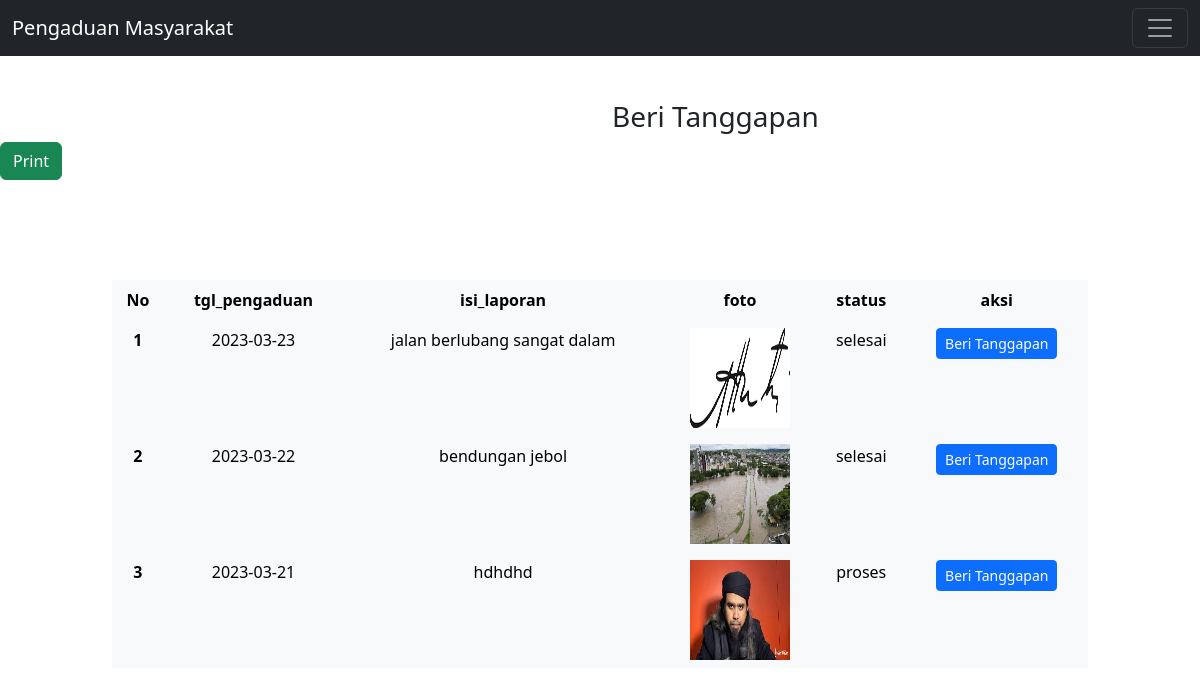
The app's page /ujikom2023/admin/beri_tanggapan.php with its own data.
### tables this page shows
CREATE TABLE `pengaduan` (
  `id_pengaduan` int(11) NOT NULL,
  `tgl_pengaduan` date NOT NULL,
  `nik` int(16) NOT NULL,
  `isi_laporan` text NOT NULL,
  `foto` varchar(255) NOT NULL,
  `status` varchar(30) NOT NULL
);

### ujikom2023/admin/beri_tanggapan.php (the view, shortened to what this page needs)
<?php
$db = mysqli_connect("localhost","root","","pengaduanmasyarakat");
$result = mysqli_query($db, "SELECT * FROM pengaduan");
?>
<!doctype html>
<html lang="en">
  <head>
    <link href="https://cdn.jsdelivr.net/npm/bootstrap@5.3.0-alpha1/dist/css/bootstrap.min.css" rel="stylesheet">
  </head>
    <nav class="navbar navbar-dark bg-dark fixed-top">
  <div class="container-fluid">
    <a class="navbar-brand" href="index.php">Pengaduan Masyarakat</a>
    <button class="navbar-toggler" type="button" data-bs-toggle="offcanvas" data-bs-target="#offcanvasDarkNavbar" aria-controls="offcanvasDarkNavbar">
      <span class="navbar-toggler-icon"></span>
    </button>
</nav>
<body>
<div class="row align-items-center" style="margin-left: 600px; margin-right: 200px; margin-top: 100px;">
<h3>Beri Tanggapan</h3>
</div>
<div id="container_button">
<button class="btn btn-success" id="button_print">Print</button>
<div class="row align-items-center" style="margin-left: 100px; margin-right: 100px; margin-top: 100px;">
  <div class="d-grip gap-2 col-12">
  <table class="table table-light table-hover table-borderless">
  <thead>
    <tr style="text-align:center;">
    <tr style="text-align:center;">
      <th scope="col">No</th>
      <th scope="col">tgl_pengaduan</th>
      <th scope="col">isi_laporan</th>
      <th scope="col">foto</th>
      <th scope="col">status</th>
      <th scope="col">aksi</th>
    </tr>
  </thead>
  <?php $i=1;?>
  <?php while($row = mysqli_fetch_assoc($result)):?>
  <tbody>
    <tr class="text-center">
      <th scope="$row"><?= $i ?></th>
      <td><?=$row['tgl_pengaduan'];?></td>
      <td><?=$row['isi_laporan'];?></td>
      <td><img src="./../img/<?= $row['foto'];?>" width="100" height="100"/></td>
      <td><?=$row['status'];?></td>
      <td><a href="from_beritanggapan.php?id_pengaduan=<?= $row['id_pengaduan'] ?>" class="btn btn-sm btn-primary ml-auto">Beri Tanggapan</a>
    </td>
    </tr>
    </tbody>
    <?php $i++; ?>
    <?php endwhile ?>
    </table>
    </div>
</body>
</html>

### records on screen
pengaduan: tgl_pengaduan "2023-03-23", isi_laporan "jalan berlubang sangat dalam", foto (picture), status "selesai"
pengaduan: tgl_pengaduan "2023-03-22", isi_laporan "bendungan jebol", foto (picture), status "selesai"
pengaduan: tgl_pengaduan "2023-03-21", isi_laporan "hdhdhd", foto (picture), status "proses"
